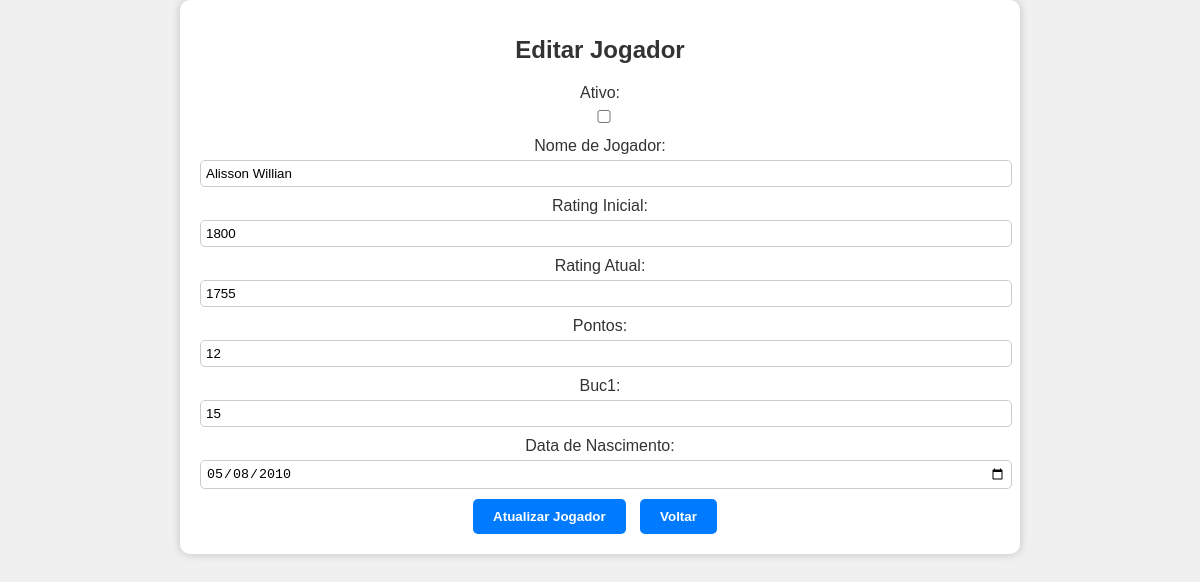
Page /editar_jogador.php?id=1 (signed in) on the committed database.
### tables this page shows
CREATE TABLE `t_atletas`  (
  `a_index` int NOT NULL AUTO_INCREMENT,
  `a_enable` int NULL DEFAULT 1,
  `a_rating_inicial` int NULL DEFAULT 0,
  `a_nick` varchar(255) NULL DEFAULT NULL,
  `a_rating_atual` int NULL DEFAULT 0,
  `a_vitorias` float NULL DEFAULT 0,
  `a_buc1` float NULL DEFAULT 0,
  `a_data_nascimento` date NULL DEFAULT NULL,
  `a_confronto_direto` int NOT NULL DEFAULT 0,
  PRIMARY KEY (`a_index`) USING BTREE
);

### editar_jogador.php (the view, shortened to what this page needs)
<?php
require 'include/functions.php';
if ($_SERVER['REQUEST_METHOD'] === 'POST') {
    $jogadorEnabled = $_POST['enabled'] == 1 ? 1 : 0;
    $jogadorId = $_POST['jogador_id'];
    $nickname = $_POST['nickname'];
    $data_nascimento = $_POST['data_nascimento'];
    $rating_inicial = $_POST['a_rating_inicial'];
    $rating_atual = $_POST['a_rating_atual'];
    $vitorias = $_POST['a_vitorias'];
    $buc1 = $_POST['a_buc1'];
    $updateQuery = "UPDATE t_atletas SET a_enable = ? ,a_nick = ?, a_data_nascimento = ?, a_rating_inicial = ?, a_rating_atual = ?, a_vitorias = ?, a_buc1 = ? WHERE a_index = ?";
    $stmt = $conn->prepare($updateQuery);
    $stmt->bind_param("issiiddi", $jogadorEnabled,$nickname, $data_nascimento, $rating_inicial, $rating_atual, $vitorias, $buc1, $jogadorId);
    if ($stmt->execute()) {
        echo "Informações do jogador atualizadas com sucesso!";
        header('Location: cadastro_jogador.php');
        exit();
    } else {
        echo "Erro ao atualizar as informações do jogador. Por favor, tente novamente.";
    }
} else {
    if (isset($_GET['id'])) {
        $jogadorId = $_GET['id'];
        $query = "SELECT * FROM t_atletas WHERE a_index = ?";
        $stmt = $conn->prepare($query);
        $stmt->bind_param("i", $jogadorId);
        $stmt->execute();
        $result = $stmt->get_result();
        $jogador = $result->fetch_assoc();
    } else {
        echo "ID de jogador não especificado.";
        header('Location: index.php');
        exit();
    }
}
?>
<!DOCTYPE html>
<html lang="pt-BR">
<head>
    <link rel="stylesheet" type="text/css" href="template/style.css" id="stylesheet">
    <link rel="stylesheet" type="text/css" href="template/style-dark.css" id="dark-stylesheet" disabled>
</head>
<body>
    <div class="container">
        <h1>Editar Jogador</h1>
        <form action="editar_jogador.php" method="post">
            <div class="form-group">
                <label for="enabled">Ativo:</label>
                <input type="checkbox" id="enabled" name="enabled" value="1" <?php echo $jogador['a_enable'] == 1 ? 'checked' : ''; ?>>
            </div>
            <div class="form-group">
                <label for="nickname">Nome de Jogador:</label>
                <input type="text" id="nickname" name="nickname" value="<?php echo $jogador['a_nick']; ?>" required>
            </div>
            <div class="form-group">
                <label for="a_rating_inicial">Rating Inicial:</label>
                <input type="text" id="a_rating_inicial" name="a_rating_inicial" value="<?php echo $jogador['a_rating_inicial']; ?>" required>
            </div>
            <div class="form-group">
                <label for="a_rating_atual">Rating Atual:</label>
                <input type="text" id="a_rating_atual" name="a_rating_atual" value="<?php echo $jogador['a_rating_atual']; ?>" required>
            </div>
            <div class="form-group">
                <label for="a_vitorias">Pontos:</label>
                <input type="text" id="a_vitorias" name="a_vitorias" value="<?php echo $jogador['a_vitorias']; ?>" required>
            </div>
            <div class="form-group">
                <label for="a_buc1">Buc1:</label>
                <input type="text" id="a_buc1" name="a_buc1" value="<?php echo $jogador['a_buc1']; ?>" required>
            </div>
            <div class="form-group">
                <label for="data_nascimento">Data de Nascimento:</label>
                <input type="date" id="data_nascimento" name="data_nascimento" value="<?php echo $jogador['a_data_nascimento']; ?>" required>
            </div>
            <button type="submit" class="button">Atualizar Jogador</button>
            <button type="button" class="button" id="voltarButton">Voltar</button>
        </form>
    </div>
</body>
</html>

### template/style.css (style rules this page uses)
body { font-family: Arial, sans-serif; background-color: #f0f0f0; color: #333; text-align: center; margin: 0; padding: 0; }
.container { max-width: 800px; margin: 0 auto; background-color: #fff; padding: 20px; border-radius: 10px; box-shadow: 0 0 10px rgba(0, 0, 0, 0.2); }
h1 { font-size: 24px; color: #333; margin-bottom: 20px; }
input[type="text"] { padding: 8px; border: 1px solid #ccc; border-radius: 5px; }
.form-group { margin-bottom: 10px; }
.form-group label { display: block; margin-bottom: 5px; }
.form-group input { width: 100%; padding: 5px; border: 1px solid #ccc; border-radius: 5px; }
.button { display: inline-block; padding: 10px 20px; background-color: #007bff; color: #fff; text-decoration: none; border: none; border-radius: 5px; font-weight: bold; margin-right: 10px; cursor: pointer; }
@media (prefers-color-scheme: light) { body { background-color: #f0f0f0; color: #333; } }

### rows in the picture
t_atletas: nickname "Alisson Willian", a_rating_inicial "1800", a_rating_atual "1755", a_vitorias "12", a_buc1 "15", data_nascimento "05/08/2010"
